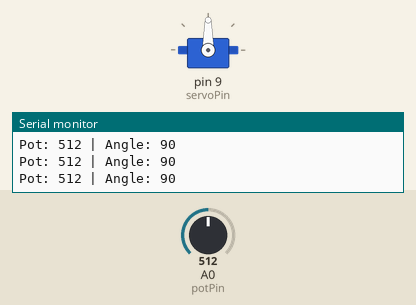
Recording of a sketch running on a simulated Arduino Uno, built with avr-gcc and run on an emulated ATmega328P. Parts: servo, the last lines printed to the serial monitor. The test bench sets the inputs (shaded band); at power-on: A0 (potPin) = 512.

Above: at 1.2 s.
1.3 s: A0 (potPin) set to 562
At 2.1 s:
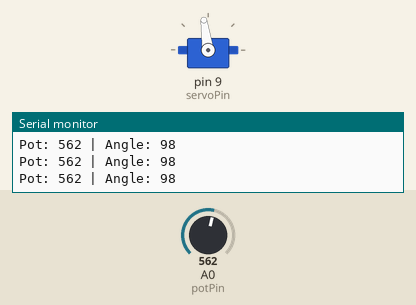
2.8 s: A0 (potPin) set to 576
At 4.0 s:
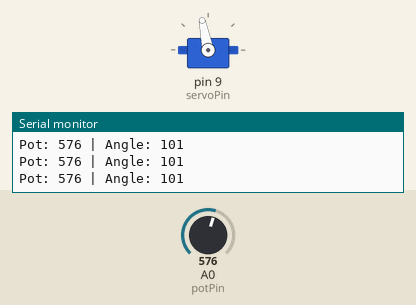
4.3 s: A0 (potPin) set to 306
At 5.4 s:
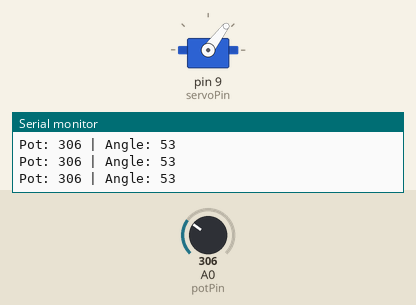
5.8 s: A0 (potPin) set to 716
At 6.9 s:
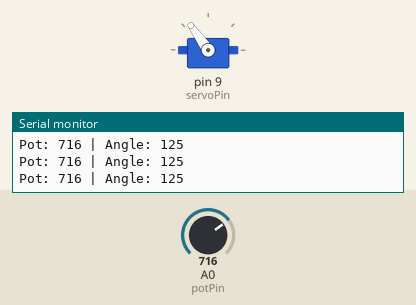
7.3 s: A0 (potPin) set to 122
At 8.5 s:
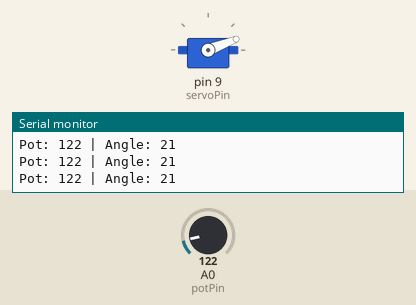
8.8 s: A0 (potPin) set to 105
At 10.0 s:
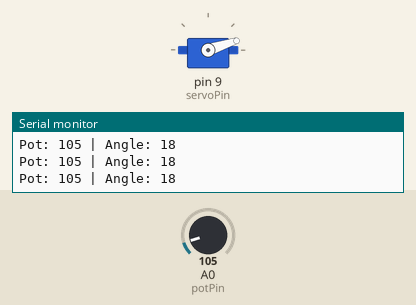
10.3 s: A0 (potPin) set to 89
Timing chart, 0 to 13.3 s (numbered marks = the images above; inputs shaded):
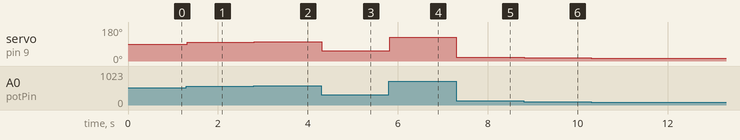

Measured:
- after the input at 1.3 s, servo on pin 9 (servoPin): 90° → 98° at once
- after the input at 2.8 s, servo on pin 9 (servoPin): 98° → 101° at once
- after the input at 4.3 s, servo on pin 9 (servoPin): 101° → 53° at once
- after the input at 5.8 s, servo on pin 9 (servoPin): 53° → 125° at once
- after the input at 7.3 s, servo on pin 9 (servoPin): 125° → 21° at once
- after the input at 8.8 s, servo on pin 9 (servoPin): 21° → 18° at once
- after the input at 10.3 s, servo on pin 9 (servoPin): 18° → 15° at once

The sketch:

servo_with_pot.ino
```cpp
// (licence header left out)
#include <Servo.h>

const int potPin = A0;
const int servoPin = 9;
Servo myServo;
int potValue = 0;
int angle = 0;

void setup() {
  myServo.attach(servoPin);
  Serial.begin(9600);
}

void loop() {
  potValue = analogRead(potPin);
  angle = map(potValue, 0, 1023, 0, 180);
  myServo.write(angle);
  Serial.print("Pot: ");
  Serial.print(potValue);
  Serial.print(" | Angle: ");
  Serial.println(angle);
  delay(10);
}
```
